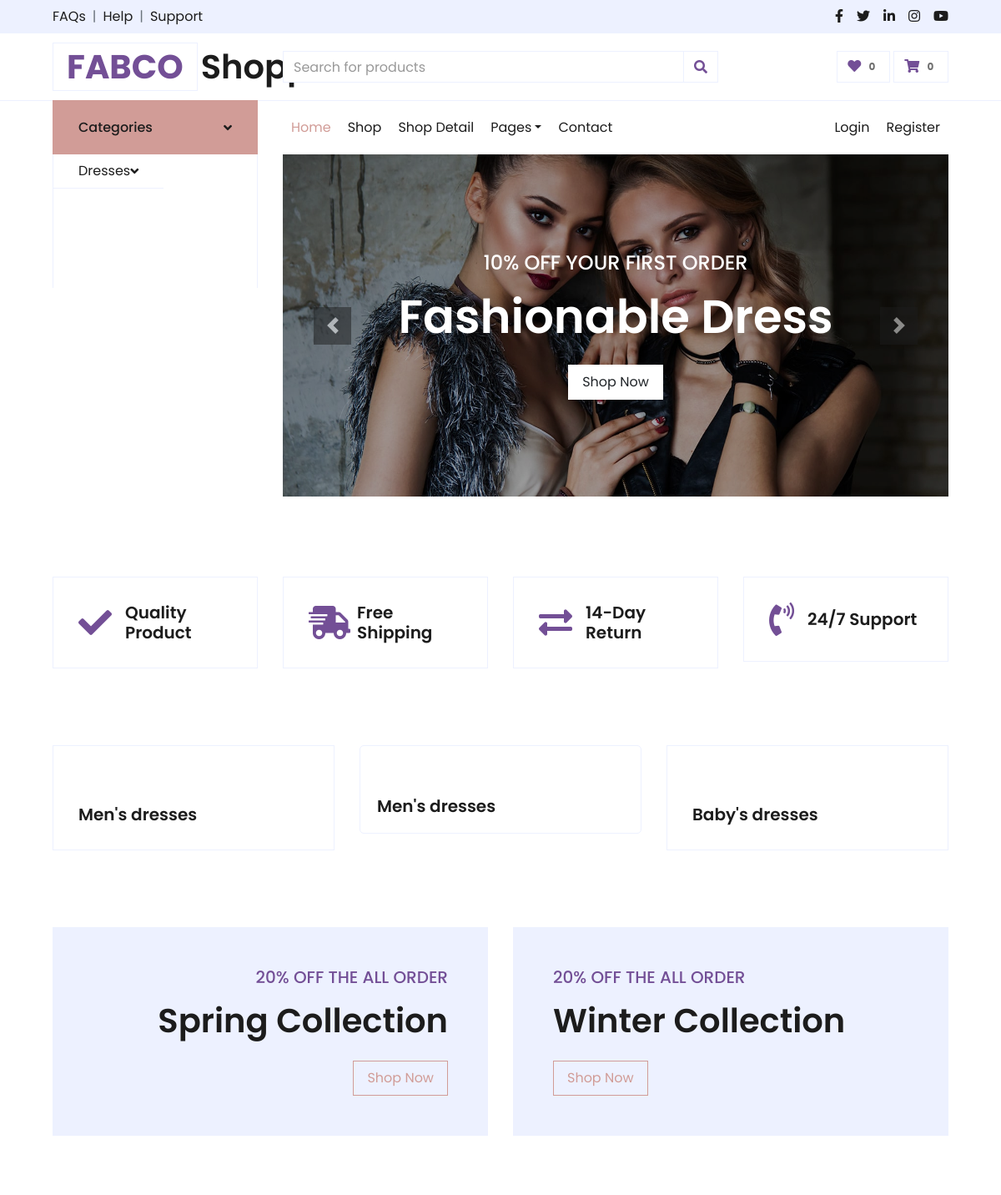
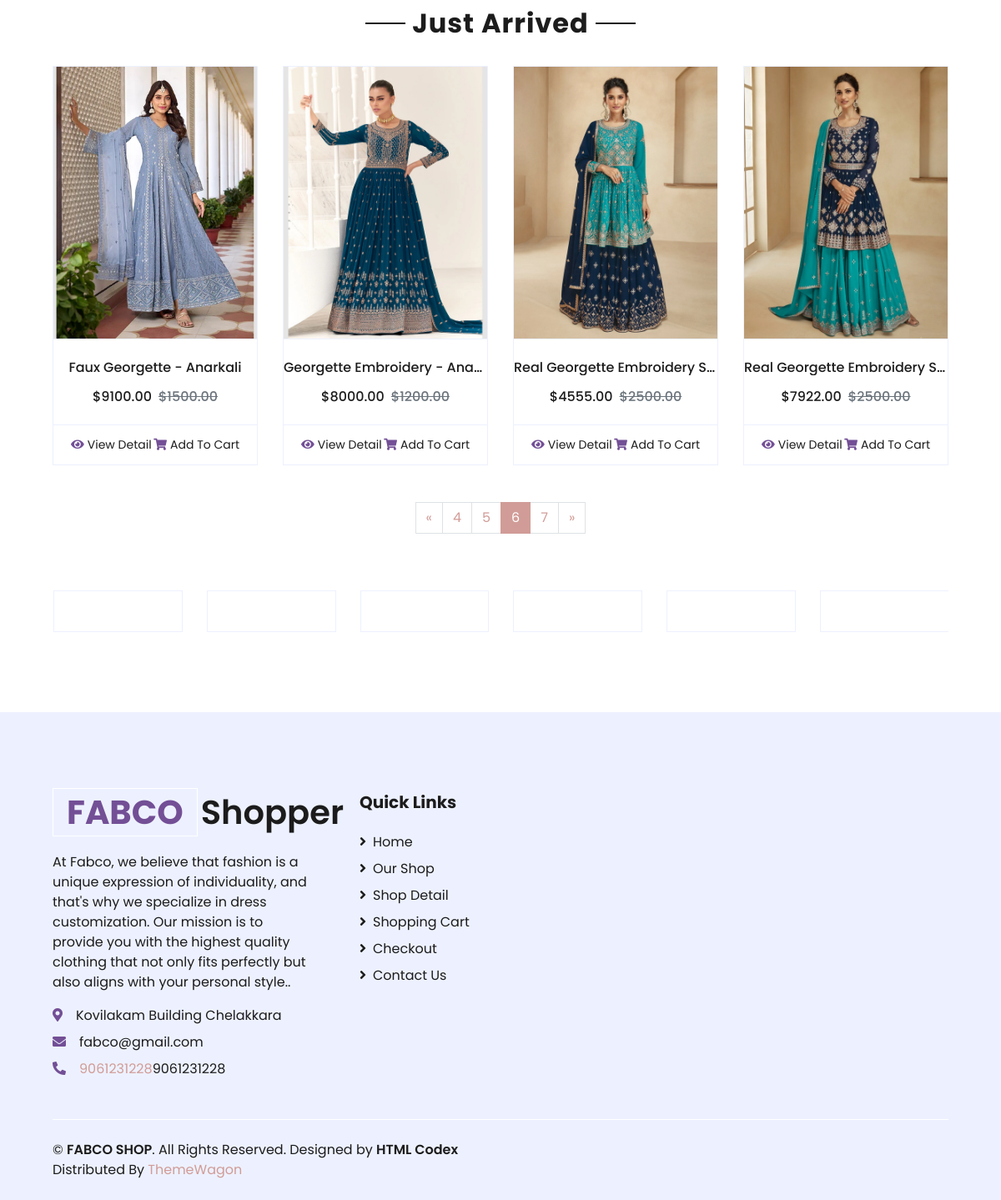
Page /?page=6 on the committed database (2 pictures, top to bottom).
### products/models.py (models this page shows, shortened)
class Product(models.Model):
    CATEGORY_CHOICES = [
        ('women', 'Women\'s Wear'),
        ('men', 'Men\'s Wear'),
        ('baby', 'Baby Wear'),
    ]
    name = models.CharField(max_length=255)
    price = models.DecimalField(max_digits=10, decimal_places=2)
    discount_price = models.DecimalField(max_digits=10, decimal_places=2, blank=True, null=True)
    image = models.ImageField(upload_to='products/')
    description = models.TextField(blank=True, null=True)
    category = models.CharField(max_length=50, choices=CATEGORY_CHOICES, null=True, blank=True)
    created_at = models.DateTimeField( default=timezone.now)

### products/views.py (the view)
# urls.py: path('', views.index, name='index' ),
def index(request):
    products = Product.objects.all()
    page = request.GET.get('page', 1)
    product_paginator = Paginator(products,4)
    try:
        products = product_paginator.page(int(page))
    except  PageNotAnInteger:
        products = Paginator.page(1)
    except EmptyPage:
        products = Paginator.page(Paginator.num_pages)
    return render(request,'index.html', {'products' : products} )

### templates/index.html (shortened to what this page needs)
{% load static %}
<!DOCTYPE html>
<html lang="en">
<head>
    <link href="https://cdnjs.cloudflare.com/ajax/libs/font-awesome/5.10.0/css/all.min.css" rel="stylesheet">
    <link href="{% static 'lib/owlcarousel/assets/owl.carousel.min.css' %}" rel="stylesheet">
    <link href="{% static 'css/style.css' %}" rel="stylesheet">
</head>
<body>
</body>
</html>
<body>
    {% block topbar %}
     {% include 'topbar.html' %}
    {% endblock %}
    {% block navbar %}
     {% include 'navbar.html' %}
    {%endblock navbar %}
    <div class="container-fluid pt-5">
        <div class="row px-xl-5 pb-3">
            <div class="col-lg-3 col-md-6 col-sm-12 pb-1">
                <div class="d-flex align-items-center border mb-4" style="padding: 30px;">
                    <h1 class="fa fa-check text-primary m-0 mr-3"></h1>
                    <h5 class="font-weight-semi-bold m-0">Quality Product</h5>
                </div>
            </div>
            <div class="col-lg-3 col-md-6 col-sm-12 pb-1">
                <div class="d-flex align-items-center border mb-4" style="padding: 30px;">
                    <h1 class="fa fa-shipping-fast text-primary m-0 mr-2"></h1>
                    <h5 class="font-weight-semi-bold m-0">Free Shipping</h5>
                </div>
            </div>
            <div class="col-lg-3 col-md-6 col-sm-12 pb-1">
                <div class="d-flex align-items-center border mb-4" style="padding: 30px;">
                    <h1 class="fas fa-exchange-alt text-primary m-0 mr-3"></h1>
                    <h5 class="font-weight-semi-bold m-0">14-Day Return</h5>
                </div>
            </div>
            <div class="col-lg-3 col-md-6 col-sm-12 pb-1">
                <div class="d-flex align-items-center border mb-4" style="padding: 30px;">
                    <h1 class="fa fa-phone-volume text-primary m-0 mr-3"></h1>
                    <h5 class="font-weight-semi-bold m-0">24/7 Support</h5>
                </div>
            </div>
        </div>
    </div>
    {% block categorys %}
    {% include 'item_products.html' %}
     {% endblock %}
    <div class="container-fluid offer pt-5">
        <div class="row px-xl-5">
            <div class="col-md-6 pb-4">
                <div class="position-relative bg-secondary text-center text-md-right text-white mb-2 py-5 px-5">
                    <div class="position-relative" style="z-index: 1;">
                        <h5 class="text-uppercase text-primary mb-3">20% off the all order</h5>
                        <h1 class="mb-4 font-weight-semi-bold">Spring Collection</h1>
                        <a href="" class="btn btn-outline-primary py-md-2 px-md-3">Shop Now</a>
                    </div>
                </div>
            </div>
            <div class="col-md-6 pb-4">
                <div class="position-relative bg-secondary text-center text-md-left text-white mb-2 py-5 px-5">
                    <div class="position-relative" style="z-index: 1;">
                        <h5 class="text-uppercase text-primary mb-3">20% off the all order</h5>
                        <h1 class="mb-4 font-weight-semi-bold">Winter Collection</h1>
                        <a href="" class="btn btn-outline-primary py-md-2 px-md-3">Shop Now</a>
                    </div>
                </div>
            </div>
        </div>
    </div>
    <div class="container-fluid pt-5">
        <div class="text-center mb-4">
            <h2 class="section-title px-5"><span class="px-2">Just Arrived</span></h2>
        </div>
        <div class="row px-xl-5 pb-3">
            {% for product in products %}
            <div class="col-lg-3 col-md-6 col-sm-12 pb-1">
                <div class="card product-item border-0 mb-4">
                    <div class="card-header product-img position-relative overflow-hidden bg-transparent border p-0">
                        <img class="img-fluid w-100" src="{{ product.image.url }}" alt="{{ product.name }}">
                    </div>
                    <div class="card-body border-left border-right text-center p-0 pt-4 pb-3">
                        <h6 class="text-truncate mb-3">{{ product.name }}</h6>
                        <div class="d-flex justify-content-center">
                            <h6>${{ product.price }}</h6>
                            {% if product.discount_price %}
                            <h6 class="text-muted ml-2"><del>${{ product.discount_price }}</del></h6>
                            {% endif %}
                        </div>
                    </div>
                    <div class="card-footer d-flex justify-content-between bg-light border">
                        <a href="{% url 'productsdetils' pk=product.pk %}" class="btn btn-sm text-dark p-0">
                            <i class="fas fa-eye text-primary mr-1"></i>View Detail</a>
                        <a href="{% url 'cart:add_to_cart' product.id %}" class="btn btn-sm text-dark p-0">
                            <i class="fas fa-shopping-cart text-primary mr-1"></i>Add To Cart</a>
                    </div>
                </div>
            </div>
            {% endfor %}
        </div>
    </div>
            <div class="col-12 pb-1">
            <nav aria-label="Page navigation">
                <ul class="pagination justify-content-center mb-3">
                    {% if products.has_previous %}
                        <li class="page-item">
                            <a class="page-link" href="?page={{ products.previous_page_number }}" aria-label="Previous">
                                <span aria-hidden="true">&laquo;</span>
                            </a>
                        </li>
                    {% else %}
                        <li class="page-item disabled">
                            <span class="page-link" aria-hidden="true">&laquo;</span>
                        </li>
                    {% endif %}
                    {% for num in products.paginator.page_range %}
                        {% if products.number == num %}
                            <li class="page-item active">
                                <a class="page-link" href="?page={{ num }}">{{ num }}</a>
                            </li>
                        {% elif num > products.number|add:'-3' and num < products.number|add:'3' %}
                            <li class="page-item">
                                <a class="page-link" href="?page={{ num }}">{{ num }}</a>
                            </li>
                        {% endif %}
                    {% endfor %}
                    {% if products.has_next %}
                        <li class="page-item">
                            <a class="page-link" href="?page={{ products.next_page_number }}" aria-label="Next">
                                <span aria-hidden="true">&raquo;</span>
                            </a>
                        </li>
                    {% else %}
                        <li class="page-item disabled">
                            <span class="page-link" aria-hidden="true">&raquo;</span>
                        </li>
                    {% endif %}
                </ul>
            </nav>
        </div>
    <div class="container-fluid py-5">
        <div class="row px-xl-5">
            <div class="col">
                <div class="owl-carousel vendor-carousel">
                    <div class="vendor-item border p-4">
                    </div>
                    <div class="vendor-item border p-4">
                    </div>
                    <div class="vendor-item border p-4">
                    </div>
                    <div class="vendor-item border p-4">
                    </div>
                    <div class="vendor-item border p-4">
                    </div>
                    <div class="vendor-item border p-4">
                    </div>
                </div>
            </div>
        </div>
    </div>
    {% block footer %}
     {% include 'footer.html' %}
     {% endblock footer%}
</body>
</html>

### rows in the picture
Product: image (picture), name "Faux Georgette - Anarkali", price "9100.00", discount_price "1500.00"
Product: image (picture), name "Georgette Embroidery - Ana…", price "8000.00", discount_price "1200.00"
Product: image (picture), name "Real Georgette Embroidery S…", price "4555.00", discount_price "2500.00"
Product: image (picture), name "Real Georgette Embroidery S…", price "7922.00", discount_price "2500.00"

### other values in the picture
{{ num }} "4" "5" "7"
{{ num }} "6"
